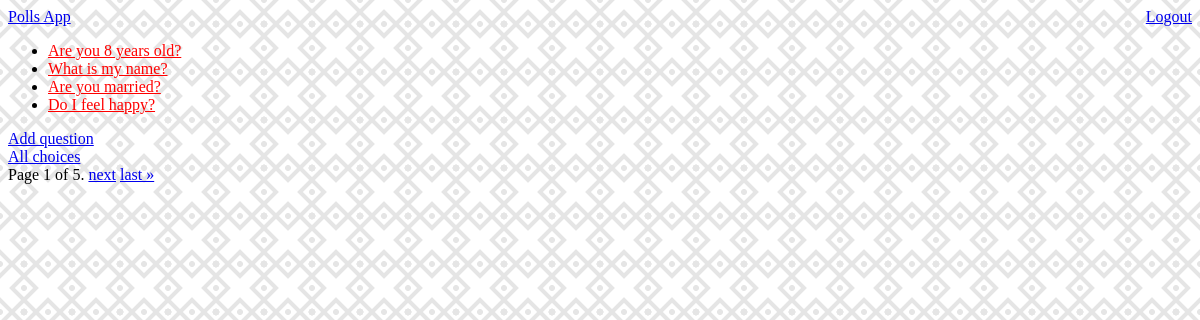
Page /polls/home/ (signed in) on the earlier database version.
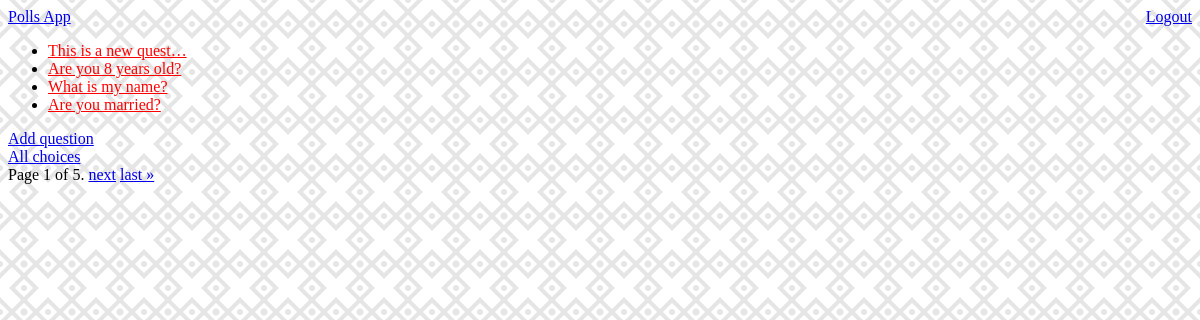
Same page on the later database version.
### polls/models.py (models this page shows, shortened)
class Question(models.Model):
    question_text = models.CharField(max_length=200)
    pub_date = models.DateTimeField("date published", auto_now_add=True)
    image = models.ImageField(upload_to='questions/', default=None, null=True)

### polls/views.py (the view)
# urls.py: path("home/", views.HomeView.as_view(), name="home"),
class HomeView(LoginRequiredMixin, generic.ListView):
    login_url = "/polls"
    paginate_by = 4
    template_name = "polls/home.html"
    context_object_name = "question_list"
    def get_queryset(self):
        return Question.objects.order_by("-pub_date")

### polls/templates/polls/home.html (shortened to what this page needs)
{% extends 'base.html' %}
{% load static %}
{% block page_links %}
    <link rel="stylesheet" href="{% static 'polls/style.css' %}">
{% endblock %}
{% block page_body %}
    {% include "polls/includes/header.html" %}
    {% if question_list %}
        <ul>
        {% for question in question_list %}
            <li title="{{ question.question_text }}">
                <a href="{% url 'polls:detail' question.id %}">
                    {{ question.question_text|truncatechars:20 }}
                </a>
            </li>
        {% endfor %}
        </ul>
        <a href="{% url 'polls:new' %}"> Add question </a> <br />
        <a href="{% url 'polls:all_choices' %}"> All choices </a>
    {% else %}
        <p>No polls are available.</p>
    {% endif %}
    {% include "polls/includes/paginator.html" %}
{% endblock %}

Differences in the rows shown:
no longer on this page (row unchanged): Question: question_text "Do I feel happy?"
added Question: question_text "This is a new quest…"
